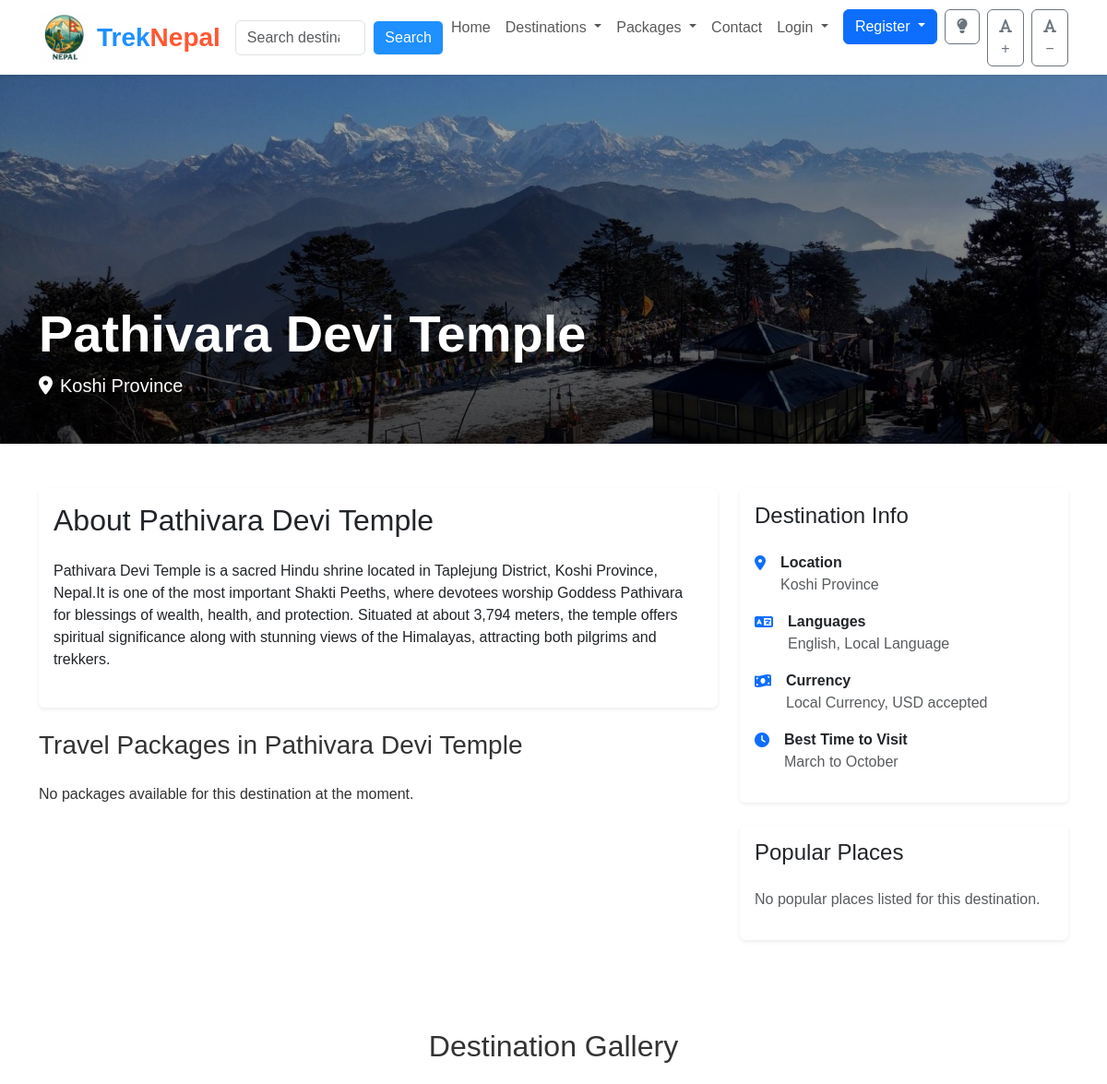
The page /destination/8/ (upper part) on the database as committed earlier.
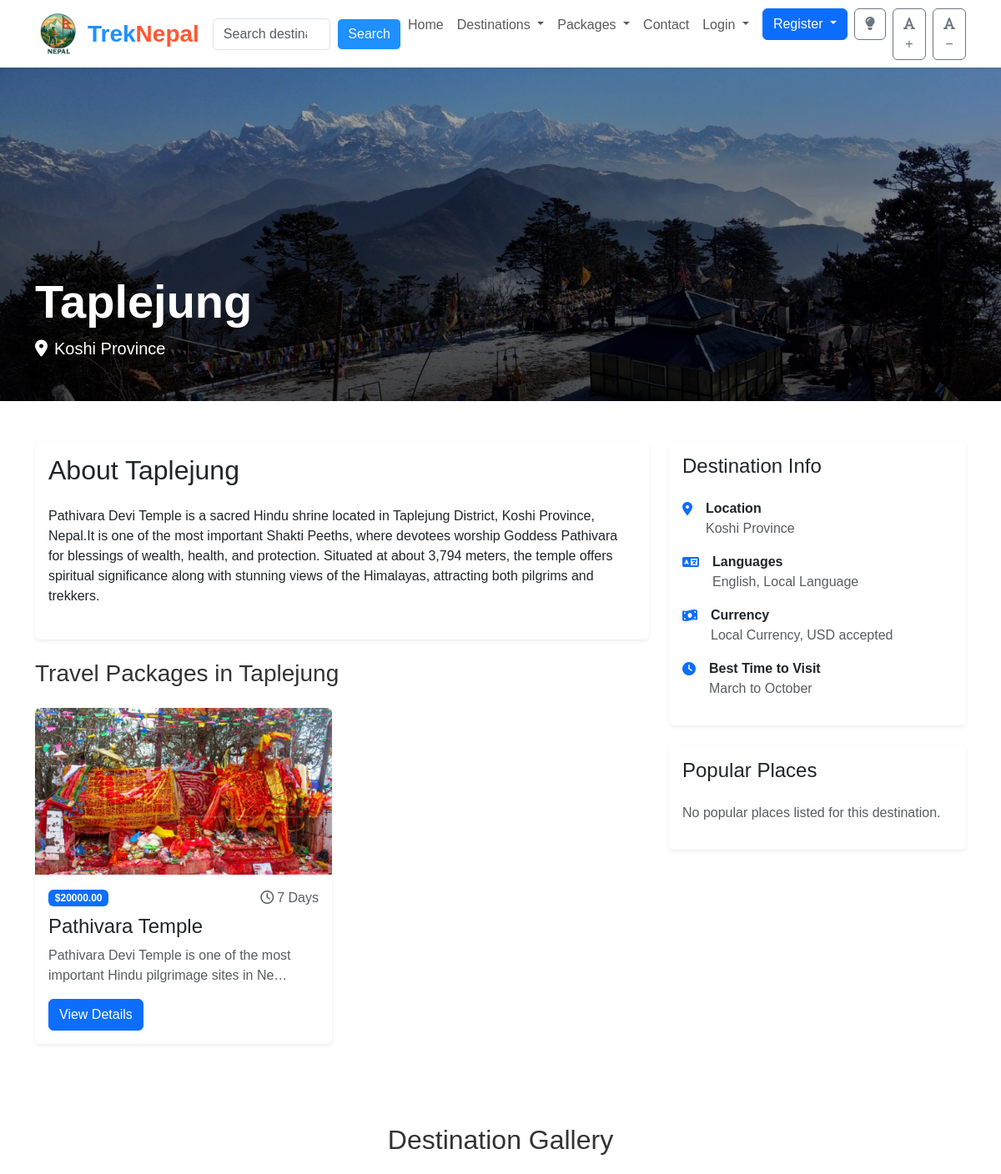
The same page on the database as committed later.
### app/models.py (models this page shows, shortened)
class Destination(models.Model):
    name = models.CharField(max_length=255)
    location = models.CharField(max_length=255)
    description = models.TextField()
    image = models.ImageField(upload_to='destinations/')
    country = models.ForeignKey(Country, on_delete=models.CASCADE, related_name='destinations',null=True, blank=True)

class TravelPackage(models.Model):
    title = models.CharField(max_length=255)
    destination = models.ForeignKey(Destination, on_delete=models.CASCADE, related_name="packages")
    price = models.DecimalField(max_digits=10, decimal_places=2)
    duration = models.IntegerField(help_text="Duration in days")
    available_seats = models.PositiveIntegerField()
    tour_detail = models.ForeignKey(TourDetail, on_delete=models.CASCADE, null=True, blank=True)
    featured_image = models.ImageField(upload_to="featured_images/", null=True, blank=True)
    short_description = models.TextField(max_length=300, blank=True)

### app/views.py (the view)
# urls.py: path('destination/<int:id>/', views.destination_detail, name='destination_detail'),
def destination_detail(request, id):
    destination = get_object_or_404(Destination, id=id)
    return render(request, 'destination_detail.html', {'destination': destination})

### app/context_processors.py (called while the page is built)
def countries_context(request):
    return {
        'countries': Country.objects.all()
    }

### app/models.py (called while the page is built)
    def get_absolute_url(self):
        return reverse('explore_country_detail', args=[str(self.id)])

### app/templates/destination_detail.html (shortened to what the changed rows need)
{% extends 'base.html' %}
{% block content %}
<div class="detail-header" style="background-image: url('{{ destination.image.url }}');">
    <div class="container detail-content">
        <h1 class="display-4 fw-bold" data-aos="fade-up">{{ destination.name }}</h1>
        <p class="lead" data-aos="fade-up" data-aos-delay="100">
            <i class="fas fa-map-marker-alt me-2"></i>{{ destination.location }}
        </p>
    </div>
</div>
<section class="py-5">
    <div class="container">
        <div class="row">
            <div class="col-lg-8" data-aos="fade-up">
                <div class="card shadow-sm mb-4">
                    <div class="card-body">
                        <h2 class="card-title mb-4">About {{ destination.name }}</h2>
                        <div class="mb-4">
                            {{ destination.description|linebreaks }}
                        </div>
                    </div>
                </div>
                <h3 class="mb-4">Travel Packages in {{ destination.name }}</h3>
                <div class="row g-4">
                    {% for package in destination.packages.all %}
                    <div class="col-md-6" data-aos="fade-up" data-aos-delay="{{ forloop.counter|add:'100' }}">
                        <div class="card h-100 shadow-sm">
                            {% if package.featured_image %}
                            <img src="{{ package.featured_image.url }}" class="card-img-top" alt="{{ package.title }}" style="height: 200px; object-fit: cover;">
                            {% else %}
                            <img src="/static/img/placeholder.jpg" class="card-img-top" alt="{{ package.title }}" style="height: 200px; object-fit: cover;">
                            {% endif %}
                            <div class="card-body">
                                <div class="d-flex justify-content-between align-items-center mb-2">
                                    <span class="badge bg-primary">${{ package.price }}</span>
                                    <span class="text-muted"><i class="far fa-clock me-1"></i>{{ package.duration }} Days</span>
                                </div>
                                <h4 class="card-title">{{ package.title }}</h4>
                                <p class="card-text text-muted">{{ package.short_description|default:package.destination.name|truncatechars:80 }}</p>
                                <a href="{% url 'travel_package_detail' package.id %}" class="btn btn-primary">View Details</a>
                            </div>
                        </div>
                    </div>
                    {% empty %}
                    <div class="col-12">
                        <p>No packages available for this destination at the moment.</p>
                    </div>
                    {% endfor %}
                </div>
            </div>
            <div class="col-lg-4">
                <div class="card mb-4 shadow-sm" data-aos="fade-up" data-aos-delay="100">
                    <div class="card-body">
                        <ul class="list-unstyled">
                            <li class="d-flex mb-3">
                                <div>
                                    <strong>Location</strong>
                                    <p class="text-muted mb-0">{{ destination.location }}</p>
                                </div>
                            </li>
                        </ul>
                    </div>
                </div>
            </div>
        </div>
    </div>
</section>
{% with images=destination.gallery_images.all|default:'' %}
{% if images %}
    {% include 'components/gallery.html' with images=images title="Destination Gallery" %}
{% endif %}
{% endwith %}
{% endblock %}

Rows that differ between the two databases and show on the page:
changed Destination "Koshi Province": name "Pathivara Devi Temple" → "Taplejung"
added TravelPackage: featured_image (picture), price "20000.00", duration "7", title "Pathivara Temple", short_description "Pathivara Devi Temple is one of the most important Hindu pilgrimage sites in Ne…"
Other text that changed with them:
text no longer shown: "No packages available for this destination at the moment."
